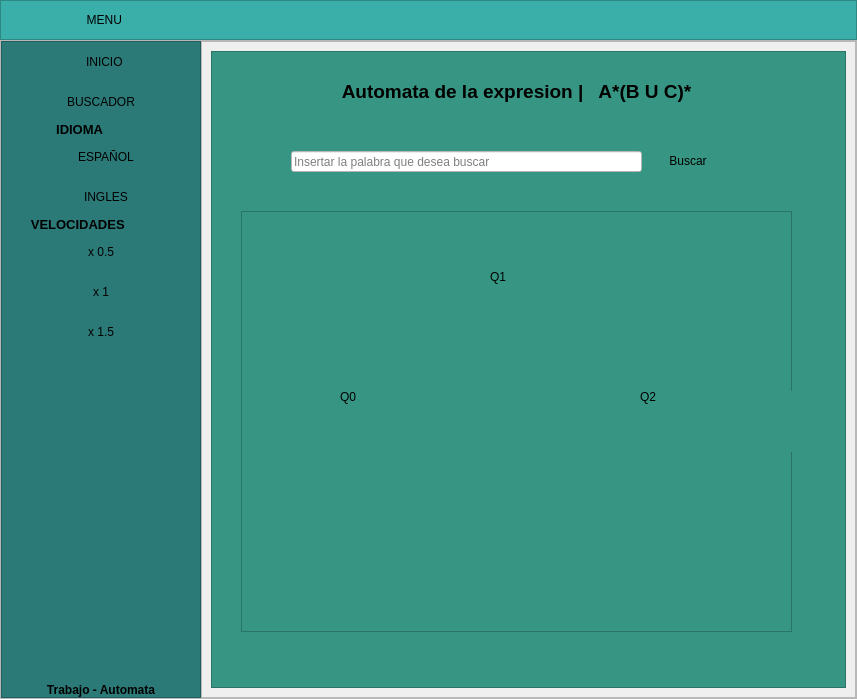
<?xml version="1.0" encoding="UTF-8"?>
<ui version="4.0">
 <class>MainWindow</class>
 <widget class="QMainWindow" name="MainWindow">
  <property name="geometry">
   <rect>
    <x>0</x>
    <y>0</y>
    <width>857</width>
    <height>699</height>
   </rect>
  </property>
  <property name="windowTitle">
   <string>MainWindow</string>
  </property>
  <widget class="QWidget" name="centralwidget">
   <layout class="QVBoxLayout" name="verticalLayout">
    <property name="spacing">
     <number>0</number>
    </property>
    <property name="leftMargin">
     <number>0</number>
    </property>
    <property name="topMargin">
     <number>0</number>
    </property>
    <property name="rightMargin">
     <number>0</number>
    </property>
    <property name="bottomMargin">
     <number>0</number>
    </property>
    <item>
     <widget class="QFrame" name="frame_superior">
      <property name="minimumSize">
       <size>
        <width>0</width>
        <height>40</height>
       </size>
      </property>
      <property name="maximumSize">
       <size>
        <width>16777215</width>
        <height>40</height>
       </size>
      </property>
      <property name="styleSheet">
       <string notr="true">background-color: rgb(58, 175, 169);</string>
      </property>
      <property name="frameShape">
       <enum>QFrame::StyledPanel</enum>
      </property>
      <property name="frameShadow">
       <enum>QFrame::Raised</enum>
      </property>
      <layout class="QHBoxLayout" name="horizontalLayout_2">
       <property name="spacing">
        <number>2</number>
       </property>
       <property name="leftMargin">
        <number>0</number>
       </property>
       <property name="topMargin">
        <number>0</number>
       </property>
       <property name="rightMargin">
        <number>0</number>
       </property>
       <property name="bottomMargin">
        <number>0</number>
       </property>
       <item>
        <widget class="QPushButton" name="bt_menu">
         <property name="minimumSize">
          <size>
           <width>200</width>
           <height>35</height>
          </size>
         </property>
         <property name="maximumSize">
          <size>
           <width>16777215</width>
           <height>35</height>
          </size>
         </property>
         <property name="styleSheet">
          <string notr="true">QPushButton{
background-color: #3AAFA9;
border-radius:0px;
}

QPushButton:hover{
background-color: white;
front: 87 12pt &quot;Arial Black&quot;;
}</string>
         </property>
         <property name="text">
          <string>  MENU</string>
         </property>
         <property name="icon">
          <iconset>
           <normaloff>assets/MENU.png</normaloff>assets/MENU.png</iconset>
         </property>
        </widget>
       </item>
       <item>
        <spacer name="horizontalSpacer">
         <property name="orientation">
          <enum>Qt::Horizontal</enum>
         </property>
         <property name="sizeHint" stdset="0">
          <size>
           <width>441</width>
           <height>20</height>
          </size>
         </property>
        </spacer>
       </item>
      </layout>
     </widget>
    </item>
    <item>
     <widget class="QFrame" name="frame_inferior">
      <property name="frameShape">
       <enum>QFrame::StyledPanel</enum>
      </property>
      <property name="frameShadow">
       <enum>QFrame::Raised</enum>
      </property>
      <layout class="QHBoxLayout" name="horizontalLayout">
       <property name="spacing">
        <number>0</number>
       </property>
       <property name="leftMargin">
        <number>0</number>
       </property>
       <property name="topMargin">
        <number>0</number>
       </property>
       <property name="rightMargin">
        <number>0</number>
       </property>
       <property name="bottomMargin">
        <number>0</number>
       </property>
       <item>
        <widget class="QFrame" name="lateral">
         <property name="minimumSize">
          <size>
           <width>200</width>
           <height>25</height>
          </size>
         </property>
         <property name="maximumSize">
          <size>
           <width>0</width>
           <height>16777215</height>
          </size>
         </property>
         <property name="styleSheet">
          <string notr="true">QFrame{
background-color:#2B7A78;
}

QPushButton{
background-color:#2B7A78;
border-top-left-radius:20px;
border-bottom-left-radius:20px;

font: 75 12pt &quot;Arial Narrow&quot;;
}

QPushButton:hover{
background-color:white;
border-top-left-radius:20px;
border-bottom-left-radius:20px;

font: 75 12pt&quot;Arial Narrow&quot;;
}</string>
         </property>
         <property name="frameShape">
          <enum>QFrame::StyledPanel</enum>
         </property>
         <property name="frameShadow">
          <enum>QFrame::Raised</enum>
         </property>
         <layout class="QVBoxLayout" name="verticalLayout_3">
          <property name="spacing">
           <number>0</number>
          </property>
          <property name="leftMargin">
           <number>0</number>
          </property>
          <property name="topMargin">
           <number>0</number>
          </property>
          <property name="rightMargin">
           <number>0</number>
          </property>
          <property name="bottomMargin">
           <number>0</number>
          </property>
          <item>
           <widget class="QPushButton" name="BotonInicio">
            <property name="minimumSize">
             <size>
              <width>0</width>
              <height>40</height>
             </size>
            </property>
            <property name="maximumSize">
             <size>
              <width>16777215</width>
              <height>40</height>
             </size>
            </property>
            <property name="text">
             <string>  INICIO</string>
            </property>
            <property name="icon">
             <iconset>
              <normaloff>assets/pngwing.com.png</normaloff>assets/pngwing.com.png</iconset>
            </property>
            <property name="iconSize">
             <size>
              <width>32</width>
              <height>32</height>
             </size>
            </property>
           </widget>
          </item>
          <item>
           <widget class="QPushButton" name="Buscador">
            <property name="minimumSize">
             <size>
              <width>0</width>
              <height>40</height>
             </size>
            </property>
            <property name="maximumSize">
             <size>
              <width>16777215</width>
              <height>40</height>
             </size>
            </property>
            <property name="text">
             <string>BUSCADOR</string>
            </property>
            <property name="icon">
             <iconset>
              <normaloff>assets/LUPA.png</normaloff>assets/LUPA.png</iconset>
            </property>
            <property name="iconSize">
             <size>
              <width>32</width>
              <height>32</height>
             </size>
            </property>
           </widget>
          </item>
          <item>
           <widget class="QLabel" name="label_3">
            <property name="font">
             <font>
              <pointsize>10</pointsize>
              <weight>75</weight>
              <bold>true</bold>
             </font>
            </property>
            <property name="text">
             <string>               IDIOMA</string>
            </property>
           </widget>
          </item>
          <item>
           <widget class="QPushButton" name="Spanish">
            <property name="minimumSize">
             <size>
              <width>0</width>
              <height>40</height>
             </size>
            </property>
            <property name="maximumSize">
             <size>
              <width>16777215</width>
              <height>40</height>
             </size>
            </property>
            <property name="text">
             <string>   ESPAÑOL</string>
            </property>
            <property name="icon">
             <iconset>
              <normaloff>assets/España.png</normaloff>assets/España.png</iconset>
            </property>
            <property name="iconSize">
             <size>
              <width>32</width>
              <height>32</height>
             </size>
            </property>
           </widget>
          </item>
          <item>
           <widget class="QPushButton" name="English">
            <property name="minimumSize">
             <size>
              <width>0</width>
              <height>40</height>
             </size>
            </property>
            <property name="maximumSize">
             <size>
              <width>16777215</width>
              <height>40</height>
             </size>
            </property>
            <property name="text">
             <string>   INGLES</string>
            </property>
            <property name="icon">
             <iconset>
              <normaloff>assets/USA.webp</normaloff>assets/USA.webp</iconset>
            </property>
            <property name="iconSize">
             <size>
              <width>32</width>
              <height>32</height>
             </size>
            </property>
           </widget>
          </item>
          <item>
           <widget class="QLabel" name="label_4">
            <property name="font">
             <font>
              <pointsize>10</pointsize>
              <weight>75</weight>
              <bold>true</bold>
             </font>
            </property>
            <property name="text">
             <string>        VELOCIDADES</string>
            </property>
           </widget>
          </item>
          <item>
           <widget class="QPushButton" name="lento">
            <property name="minimumSize">
             <size>
              <width>0</width>
              <height>40</height>
             </size>
            </property>
            <property name="maximumSize">
             <size>
              <width>16777215</width>
              <height>40</height>
             </size>
            </property>
            <property name="text">
             <string>x 0.5</string>
            </property>
            <property name="icon">
             <iconset>
              <normaloff>assets/España.png</normaloff>assets/España.png</iconset>
            </property>
            <property name="iconSize">
             <size>
              <width>32</width>
              <height>32</height>
             </size>
            </property>
           </widget>
          </item>
          <item>
           <widget class="QPushButton" name="normal">
            <property name="minimumSize">
             <size>
              <width>0</width>
              <height>40</height>
             </size>
            </property>
            <property name="maximumSize">
             <size>
              <width>16777215</width>
              <height>40</height>
             </size>
            </property>
            <property name="text">
             <string>x 1</string>
            </property>
            <property name="icon">
             <iconset>
              <normaloff>assets/España.png</normaloff>assets/España.png</iconset>
            </property>
            <property name="iconSize">
             <size>
              <width>32</width>
              <height>32</height>
             </size>
            </property>
           </widget>
          </item>
          <item>
           <widget class="QPushButton" name="rapido">
            <property name="minimumSize">
             <size>
              <width>0</width>
              <height>40</height>
             </size>
            </property>
            <property name="maximumSize">
             <size>
              <width>16777215</width>
              <height>40</height>
             </size>
            </property>
            <property name="text">
             <string>x 1.5</string>
            </property>
            <property name="icon">
             <iconset>
              <normaloff>assets/España.png</normaloff>assets/España.png</iconset>
            </property>
            <property name="iconSize">
             <size>
              <width>32</width>
              <height>32</height>
             </size>
            </property>
           </widget>
          </item>
          <item>
           <spacer name="verticalSpacer">
            <property name="orientation">
             <enum>Qt::Vertical</enum>
            </property>
            <property name="sizeHint" stdset="0">
             <size>
              <width>20</width>
              <height>297</height>
             </size>
            </property>
           </spacer>
          </item>
          <item>
           <widget class="QLabel" name="label">
            <property name="font">
             <font>
              <weight>75</weight>
              <bold>true</bold>
             </font>
            </property>
            <property name="text">
             <string>Trabajo - Automata</string>
            </property>
            <property name="alignment">
             <set>Qt::AlignCenter</set>
            </property>
           </widget>
          </item>
         </layout>
        </widget>
       </item>
       <item>
        <widget class="QFrame" name="frame_contenedor">
         <property name="frameShape">
          <enum>QFrame::StyledPanel</enum>
         </property>
         <property name="frameShadow">
          <enum>QFrame::Raised</enum>
         </property>
         <layout class="QVBoxLayout" name="verticalLayout_2">
          <property name="spacing">
           <number>0</number>
          </property>
          <property name="leftMargin">
           <number>0</number>
          </property>
          <property name="topMargin">
           <number>0</number>
          </property>
          <property name="rightMargin">
           <number>0</number>
          </property>
          <property name="bottomMargin">
           <number>0</number>
          </property>
          <item>
           <widget class="QStackedWidget" name="stackedWidget">
            <property name="currentIndex">
             <number>1</number>
            </property>
            <widget class="QWidget" name="page1">
             <layout class="QVBoxLayout" name="verticalLayout_4">
              <item>
               <widget class="QPushButton" name="imagenrobot">
                <property name="styleSheet">
                 <string notr="true">background-color: rgb(55, 150, 131);</string>
                </property>
                <property name="text">
                 <string/>
                </property>
                <property name="icon">
                 <iconset>
                  <normaloff>assets/robot.png</normaloff>assets/robot.png</iconset>
                </property>
                <property name="iconSize">
                 <size>
                  <width>500</width>
                  <height>500</height>
                 </size>
                </property>
               </widget>
              </item>
             </layout>
            </widget>
            <widget class="QWidget" name="page2">
             <layout class="QVBoxLayout" name="verticalLayout_5">
              <item>
               <widget class="QFrame" name="MarcoDerecho">
                <property name="styleSheet">
                 <string notr="true">background-color: rgb(55, 150, 131);</string>
                </property>
                <property name="frameShape">
                 <enum>QFrame::StyledPanel</enum>
                </property>
                <property name="frameShadow">
                 <enum>QFrame::Raised</enum>
                </property>
                <widget class="QPushButton" name="BotonBuscar">
                 <property name="geometry">
                  <rect>
                   <x>440</x>
                   <y>90</y>
                   <width>74</width>
                   <height>40</height>
                  </rect>
                 </property>
                 <property name="minimumSize">
                  <size>
                   <width>0</width>
                   <height>40</height>
                  </size>
                 </property>
                 <property name="maximumSize">
                  <size>
                   <width>16777215</width>
                   <height>40</height>
                  </size>
                 </property>
                 <property name="styleSheet">
                  <string notr="true">QPushButton{
border:0px;
}

QPushButton:hover{
background-color: white;
front: 87 12pt &quot;Arial Black&quot;;
}
</string>
                 </property>
                 <property name="text">
                  <string>Buscar</string>
                 </property>
                 <property name="icon">
                  <iconset>
                   <normaloff>assets/LUPA.png</normaloff>assets/LUPA.png</iconset>
                 </property>
                </widget>
                <widget class="QLabel" name="Etiqueta">
                 <property name="geometry">
                  <rect>
                   <x>60</x>
                   <y>10</y>
                   <width>491</width>
                   <height>61</height>
                  </rect>
                 </property>
                 <property name="font">
                  <font>
                   <pointsize>14</pointsize>
                   <weight>75</weight>
                   <bold>true</bold>
                  </font>
                 </property>
                 <property name="styleSheet">
                  <string notr="true">QLabel{
border:0px;
}

QLabel:hover{
front: 87 12pt &quot;Arial Black&quot;;
}
</string>
                 </property>
                 <property name="text">
                  <string>Automata de la expresion |   A*(B U C)*</string>
                 </property>
                 <property name="alignment">
                  <set>Qt::AlignCenter</set>
                 </property>
                </widget>
                <widget class="QLabel" name="RespuestAN">
                 <property name="geometry">
                  <rect>
                   <x>80</x>
                   <y>136</y>
                   <width>351</width>
                   <height>20</height>
                  </rect>
                 </property>
                 <property name="text">
                  <string/>
                 </property>
                 <property name="alignment">
                  <set>Qt::AlignCenter</set>
                 </property>
                </widget>
                <widget class="QLineEdit" name="BuscarPalabra">
                 <property name="geometry">
                  <rect>
                   <x>80</x>
                   <y>100</y>
                   <width>351</width>
                   <height>21</height>
                  </rect>
                 </property>
                 <property name="styleSheet">
                  <string notr="true">background-color: rgb(255, 255, 255);</string>
                 </property>
                 <property name="placeholderText">
                  <string>Insertar la palabra que desea buscar</string>
                 </property>
                </widget>
                <widget class="QFrame" name="frame">
                 <property name="geometry">
                  <rect>
                   <x>30</x>
                   <y>160</y>
                   <width>551</width>
                   <height>421</height>
                  </rect>
                 </property>
                 <property name="frameShape">
                  <enum>QFrame::StyledPanel</enum>
                 </property>
                 <property name="frameShadow">
                  <enum>QFrame::Raised</enum>
                 </property>
                 <widget class="QLabel" name="Q0">
                  <property name="geometry">
                   <rect>
                    <x>90</x>
                    <y>170</y>
                    <width>31</width>
                    <height>31</height>
                   </rect>
                  </property>
                  <property name="text">
                   <string> Q0</string>
                  </property>
                  <property name="alignment">
                   <set>Qt::AlignCenter</set>
                  </property>
                 </widget>
                 <widget class="QLabel" name="Q0_2">
                  <property name="geometry">
                   <rect>
                    <x>89</x>
                    <y>170</y>
                    <width>81</width>
                    <height>71</height>
                   </rect>
                  </property>
                  <property name="text">
                   <string/>
                  </property>
                  <property name="alignment">
                   <set>Qt::AlignCenter</set>
                  </property>
                 </widget>
                 <widget class="QLabel" name="Q1_2">
                  <property name="geometry">
                   <rect>
                    <x>240</x>
                    <y>50</y>
                    <width>31</width>
                    <height>31</height>
                   </rect>
                  </property>
                  <property name="text">
                   <string/>
                  </property>
                  <property name="alignment">
                   <set>Qt::AlignCenter</set>
                  </property>
                 </widget>
                 <widget class="QLabel" name="Q1">
                  <property name="geometry">
                   <rect>
                    <x>240</x>
                    <y>50</y>
                    <width>31</width>
                    <height>31</height>
                   </rect>
                  </property>
                  <property name="text">
                   <string> Q1</string>
                  </property>
                  <property name="alignment">
                   <set>Qt::AlignCenter</set>
                  </property>
                 </widget>
                 <widget class="QLabel" name="Q2">
                  <property name="geometry">
                   <rect>
                    <x>390</x>
                    <y>170</y>
                    <width>31</width>
                    <height>31</height>
                   </rect>
                  </property>
                  <property name="text">
                   <string> Q2</string>
                  </property>
                  <property name="alignment">
                   <set>Qt::AlignCenter</set>
                  </property>
                 </widget>
                 <widget class="QLabel" name="Q2_2">
                  <property name="geometry">
                   <rect>
                    <x>390</x>
                    <y>170</y>
                    <width>31</width>
                    <height>31</height>
                   </rect>
                  </property>
                  <property name="text">
                   <string/>
                  </property>
                  <property name="alignment">
                   <set>Qt::AlignCenter</set>
                  </property>
                 </widget>
                 <widget class="QPushButton" name="pushButton">
                  <property name="geometry">
                   <rect>
                    <x>50</x>
                    <y>60</y>
                    <width>291</width>
                    <height>201</height>
                   </rect>
                  </property>
                  <property name="styleSheet">
                   <string notr="true">QPushButton{
border:0px;
}</string>
                  </property>
                  <property name="text">
                   <string/>
                  </property>
                  <property name="icon">
                   <iconset>
                    <normaloff>assets/AA.png</normaloff>assets/AA.png</iconset>
                  </property>
                  <property name="iconSize">
                   <size>
                    <width>130</width>
                    <height>100</height>
                   </size>
                  </property>
                 </widget>
                 <widget class="QPushButton" name="pushButton_2">
                  <property name="geometry">
                   <rect>
                    <x>290</x>
                    <y>10</y>
                    <width>161</width>
                    <height>71</height>
                   </rect>
                  </property>
                  <property name="styleSheet">
                   <string notr="true">QPushButton{
border:0px;
}
</string>
                  </property>
                  <property name="text">
                   <string/>
                  </property>
                  <property name="icon">
                   <iconset>
                    <normaloff>assets/A.png</normaloff>assets/A.png</iconset>
                  </property>
                  <property name="iconSize">
                   <size>
                    <width>120</width>
                    <height>70</height>
                   </size>
                  </property>
                 </widget>
                 <widget class="QPushButton" name="pushButton_3">
                  <property name="geometry">
                   <rect>
                    <x>440</x>
                    <y>180</y>
                    <width>121</width>
                    <height>61</height>
                   </rect>
                  </property>
                  <property name="styleSheet">
                   <string notr="true">QPushButton{
border:0px;
}
</string>
                  </property>
                  <property name="text">
                   <string/>
                  </property>
                  <property name="icon">
                   <iconset>
                    <normaloff>assets/BC.png</normaloff>assets/BC.png</iconset>
                  </property>
                  <property name="iconSize">
                   <size>
                    <width>100</width>
                    <height>80</height>
                   </size>
                  </property>
                 </widget>
                 <widget class="QPushButton" name="pushButton_4">
                  <property name="geometry">
                   <rect>
                    <x>200</x>
                    <y>260</y>
                    <width>171</width>
                    <height>71</height>
                   </rect>
                  </property>
                  <property name="styleSheet">
                   <string notr="true">QPushButton{
border:0px;
}</string>
                  </property>
                  <property name="text">
                   <string/>
                  </property>
                  <property name="icon">
                   <iconset>
                    <normaloff>assets/B.png</normaloff>assets/B.png</iconset>
                  </property>
                  <property name="iconSize">
                   <size>
                    <width>150</width>
                    <height>90</height>
                   </size>
                  </property>
                 </widget>
                 <widget class="QPushButton" name="pushButton_5">
                  <property name="geometry">
                   <rect>
                    <x>340</x>
                    <y>130</y>
                    <width>51</width>
                    <height>101</height>
                   </rect>
                  </property>
                  <property name="styleSheet">
                   <string notr="true">QPushButton{
border:0px;
}</string>
                  </property>
                  <property name="text">
                   <string/>
                  </property>
                  <property name="icon">
                   <iconset>
                    <normaloff>assets/C (3).png</normaloff>assets/C (3).png</iconset>
                  </property>
                  <property name="iconSize">
                   <size>
                    <width>100</width>
                    <height>90</height>
                   </size>
                  </property>
                 </widget>
                 <widget class="QPushButton" name="pushButton_6">
                  <property name="geometry">
                   <rect>
                    <x>210</x>
                    <y>220</y>
                    <width>161</width>
                    <height>41</height>
                   </rect>
                  </property>
                  <property name="styleSheet">
                   <string notr="true">QPushButton{
border:0px;
}</string>
                  </property>
                  <property name="text">
                   <string/>
                  </property>
                  <property name="icon">
                   <iconset>
                    <normaloff>assets/C_inferior.png</normaloff>assets/C_inferior.png</iconset>
                  </property>
                  <property name="iconSize">
                   <size>
                    <width>150</width>
                    <height>90</height>
                   </size>
                  </property>
                 </widget>
                 <widget class="QPushButton" name="pushButton_7">
                  <property name="geometry">
                   <rect>
                    <x>330</x>
                    <y>90</y>
                    <width>131</width>
                    <height>131</height>
                   </rect>
                  </property>
                  <property name="styleSheet">
                   <string notr="true">QPushButton{
border:0px;
}</string>
                  </property>
                  <property name="text">
                   <string/>
                  </property>
                  <property name="icon">
                   <iconset>
                    <normaloff>assets/BDerecho.png</normaloff>assets/BDerecho.png</iconset>
                  </property>
                  <property name="iconSize">
                   <size>
                    <width>60</width>
                    <height>100</height>
                   </size>
                  </property>
                 </widget>
                 <zorder>pushButton_7</zorder>
                 <zorder>pushButton_5</zorder>
                 <zorder>pushButton_3</zorder>
                 <zorder>pushButton_2</zorder>
                 <zorder>pushButton</zorder>
                 <zorder>Q0_2</zorder>
                 <zorder>Q0</zorder>
                 <zorder>Q1_2</zorder>
                 <zorder>Q1</zorder>
                 <zorder>Q2_2</zorder>
                 <zorder>Q2</zorder>
                 <zorder>pushButton_4</zorder>
                 <zorder>pushButton_6</zorder>
                </widget>
               </widget>
              </item>
             </layout>
            </widget>
           </widget>
          </item>
         </layout>
        </widget>
       </item>
      </layout>
     </widget>
    </item>
   </layout>
  </widget>
 </widget>
 <resources/>
 <connections/>
</ui>
